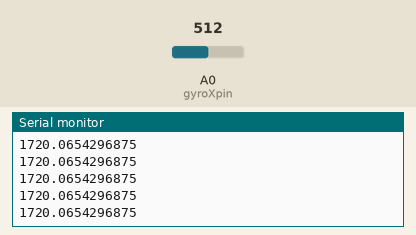
Bench run of a sketch on a simulated Arduino Uno, built with avr-gcc and run on an emulated ATmega328P. Parts: the last lines printed to the serial monitor. Inputs (shaded band) come from the test bench; at power-on: A0 (gyroXpin) = 512.

Above: at 1.2 s.
1.3 s: A0 (gyroXpin) set to 349
At 1.9 s:
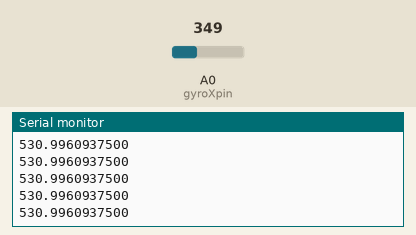
2.8 s: A0 (gyroXpin) set to 369
At 3.7 s:
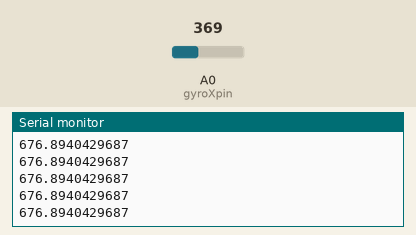
Timing chart, 0 to 5.8 s (numbered marks = the images above; inputs shaded):
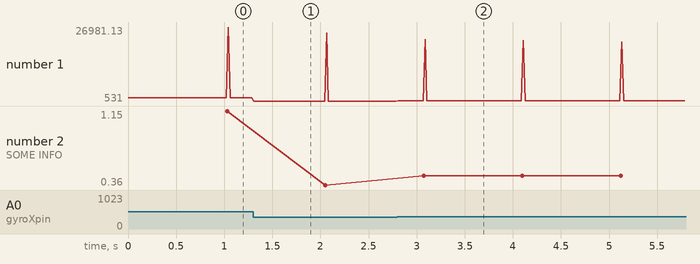

The sketch:

TestGyro4.pde
```cpp
#define gyroXpin 0


float GYRO_VOLTAGE = 5;         //Gyro is running at 5V
float GYRO_ZERO_VOLTAGE = 1.35;   //Gyro is zeroed at 1.35V
float GYRO_SENSIVITY = .00067;  //Our example gyro is 0.67mV/deg/sec

float rotationThreshold = 1;   //Minimum deg/sec to keep track of - helps with gyro drifting

float readError = (GYRO_VOLTAGE/1023)*2;
float currentAngle = 0;          //Keep track of our current angle

unsigned long time;
void setup(){
  Serial.begin(19200);
  time = micros();
}

unsigned long time2;
long loopNumber=0;
void loop(){
  time2=micros();
  loopNumber++;
  int gyroValue = analogRead(gyroXpin);

  //This line converts the 0-1023 signal to 0-5V
  float gyroActualVoltage = (gyroValue * GYRO_VOLTAGE) / 1023;

  //This line finds the voltage offset from sitting still
  float gyroActualZero = gyroActualVoltage - GYRO_ZERO_VOLTAGE;

  if (gyroActualZero<=readError && gyroActualZero>=-readError){
    gyroActualZero=0;
  }

  //This line divides the voltage we found by the gyro's sensitivity
  float gyroRate = gyroActualZero / GYRO_SENSIVITY;

   //Ignore the gyro if our angular velocity does not meet our threshold
  float gyroRateTime=0;
  if (gyroRate >= rotationThreshold || gyroRate <= -rotationThreshold) {
    //This line divides the value by 100 since we are running in a 10ms loop (1000ms/10ms)
    gyroRateTime = gyroRate/( 1000000.0/(time2-time) );
    Serial.println(gyroRate, 10);
    currentAngle += gyroRateTime;
//    Serial.print(time2);
//    Serial.print(":");
//    Serial.println(gyroRateTime, 10);
  }

  //Keep our angle between 0-359 degrees
  if (currentAngle < 0)
    currentAngle += 360;
  else if (currentAngle > 359)
    currentAngle -= 360;

  if (time2-time>1000000L){
    //Serial.print("X Y Z:");

    Serial.print( "SOME INFO: " );
//    Serial.println(gyroActualVoltage, 10);

    Serial.println(gyroActualZero, 10);

//    Serial.println(gyroRate, 10);

//    Serial.println(gyroRateTime, 10);

    Serial.println(currentAngle, 10);
    /*
     Serial.print(" ");
     Serial.print( gyro[1].leggi() );
     Serial.print(" ");
     Serial.print( gyro[2].leggi() );
     */
//    Serial.println();
    Serial.print( "loop number: " );
    Serial.print( loopNumber );
    Serial.println();
    loopNumber=0;
    time=micros();
  }

  delay(20);

}
```

Measured:
- after the input at 1.3 s, the serial monitor: prints a new line at once (image 1)
- after the input at 2.8 s, the serial monitor: prints a new line at once (image 2)
- plotted number 1: 1720.07 → 531 after the input at 1.3 s, 531 → 676.89 after the input at 2.8 s
- plotted number 2: 1.15 → 0.36 after the input at 1.3 s, 0.36 → 0.45 after the input at 2.8 s
